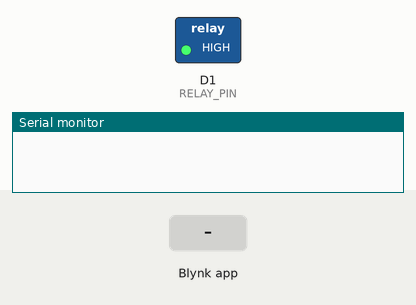
This sketch was run on a simulated ESP8266 (NodeMCU). On the bench: switched loads named in the sketch (green lamp = pin HIGH), the last lines printed to the serial monitor. Inputs (shaded band) come from the test bench. WiFi joins after 1.5 s; servers stay silent unless stated; the local clock reads 2024-03-15 10:24:30 at power-on unless the sketch sets it.

Above: at 3.0 s.
3.1 s: Blynk app writes 1 to V1
At 3.6 s:
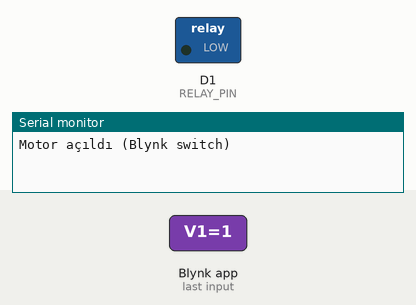
4.6 s: Blynk app writes 0 to V1
At 5.8 s:
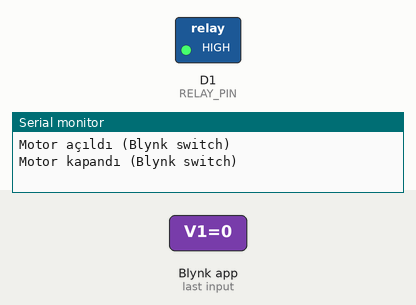
6.1 s: Blynk app writes 200 to V1
At 7.1 s:
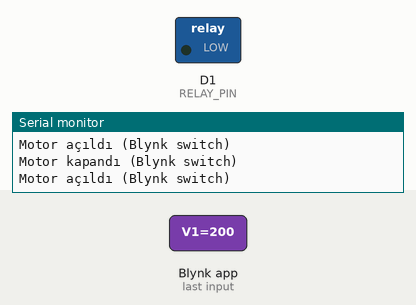
Timing chart, 0 to 9.1 s (numbered marks = the images above; inputs shaded):
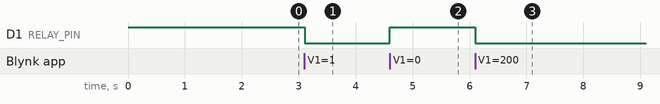

Measured:
- after the input at 3.1 s, D1 (RELAY_PIN): HIGH → LOW at once
- after the input at 4.6 s, D1 (RELAY_PIN): LOW → HIGH at once
- after the input at 6.1 s, D1 (RELAY_PIN): HIGH → LOW at once

The sketch:

sketch_aug24a_copy_20250831173105.ino
```cpp
#define BLYNK_TEMPLATE_ID "TMPL6-yp09HNu"
#define BLYNK_TEMPLATE_NAME "Sulama Otomasyonu"

#include <ESP8266WiFi.h>
#include <BlynkSimpleEsp8266.h>
#include <TimeLib.h>
#include <WidgetRTC.h>

char auth[] = "Blynk Tokeniniz";     // Blynk token yada website bağlantı yolu
char ssid[] = "Wifi Adınız";         // WiFi adı
char pass[] = "Wifi Şifreniz";       // WiFi şifresi

#define RELAY_PIN D1   // Röle pini

WidgetRTC rtc;

bool motorZamanlayiciCalisti = false;
unsigned long motorAcikKalma = 0;
const unsigned long motorSure = 60000; // 1 dakika

void setup() {
  pinMode(RELAY_PIN, OUTPUT);
  digitalWrite(RELAY_PIN, HIGH); // Röle pasif (motor kapalı)

  Serial.begin(9600);
  Blynk.begin(auth, ssid, pass);

  rtc.begin();
  setSyncInterval(10*60); // 10 dakikada bir saat güncellenir
}

// Blynk switch için sanal pin V1
BLYNK_WRITE(V1) {
  int value = param.asInt();
  if(value) {
    digitalWrite(RELAY_PIN, LOW); // Motor aç
    Serial.println("Motor açıldı (Blynk switch)");
  } else {
    digitalWrite(RELAY_PIN, HIGH); // Motor kapat
    Serial.println("Motor kapandı (Blynk switch)");
  }
}

void loop() {
  Blynk.run();

  int h = hour();
  int m = minute();

  // Motoru sadece bir kez 19:05’te aç
  if(h == 19 && m == 11 && !motorZamanlayiciCalisti){
    Serial.println("Motor açıldı (19:05)");
    digitalWrite(RELAY_PIN, LOW); // Röle aktif
    motorAcikKalma = millis();
    motorZamanlayiciCalisti = true;
  }

  // Motor açık kalma süresini kontrol et
  if(!digitalRead(RELAY_PIN) && motorZamanlayiciCalisti){
    if(millis() - motorAcikKalma >= motorSure){
      digitalWrite(RELAY_PIN, HIGH); // Motor kapandı
      Serial.println("Motor kapandı (1 dk sonra)");
    }
  }
}
```
